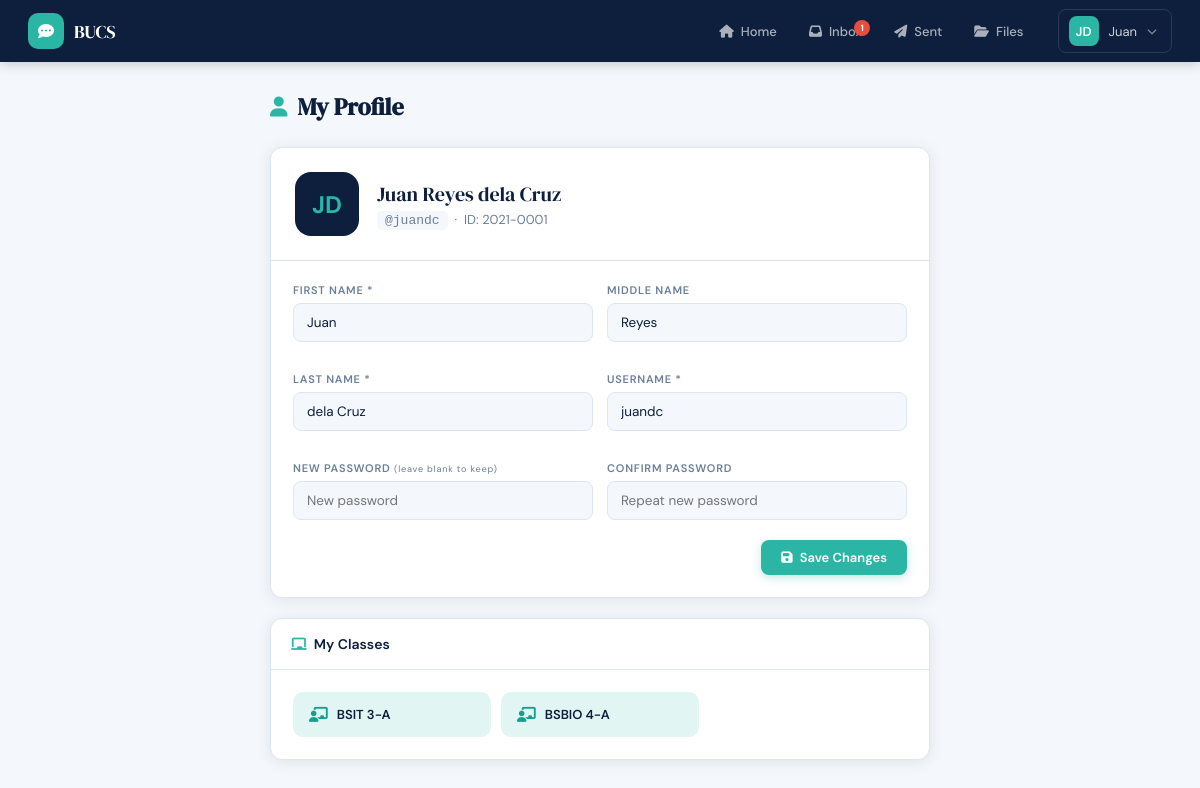
The page /user/profile.php (signed in) on the database its author committed.
### tables this page shows
CREATE TABLE IF NOT EXISTS users (
    id_no       VARCHAR(20) PRIMARY KEY,
    fname       VARCHAR(50)  NOT NULL,
    mname       VARCHAR(50),
    lname       VARCHAR(50)  NOT NULL,
    uname       VARCHAR(50)  NOT NULL UNIQUE,
    pwd         VARCHAR(255) NOT NULL,
    created_at  DATETIME DEFAULT CURRENT_TIMESTAMP
);

CREATE TABLE IF NOT EXISTS classes (
    class_id    INT AUTO_INCREMENT PRIMARY KEY,
    classname   VARCHAR(100) NOT NULL,
    created_at  DATETIME DEFAULT CURRENT_TIMESTAMP
);

### user/profile.php (the view, shortened to what this page needs)
<?php
include 'layout.php';
$db  = getDB();
$uid = $me['id_no'];
$user = $db->query("SELECT * FROM users WHERE id_no='$uid' LIMIT 1")->fetch_assoc();
$classes = $db->query("
    SELECT c.* FROM classes c
    JOIN user_classes uc ON c.class_id = uc.class_id
    WHERE uc.id_no='$uid'");
?>
<div class="page-wrap" style="max-width:700px">
  <div class="page-head">
    <h1><i class="fa fa-user"></i> My Profile</h1>
  </div>
  <div class="card" style="margin-bottom:20px">
    <div style="padding:24px;display:flex;align-items:center;gap:18px;border-bottom:1px solid var(--border);">
      <div style="width:64px;height:64px;background:var(--navy);border-radius:16px;display:grid;place-items:center;font-size:24px;font-weight:700;color:var(--teal);flex-shrink:0;">
        <?= strtoupper(substr($user['fname'],0,1).substr($user['lname'],0,1)) ?>
      </div>
      <div>
        <div style="font-family:'DM Serif Display',serif;font-size:20px;color:var(--navy)">
          <?= htmlspecialchars($user['fname'].' '.$user['mname'].' '.$user['lname']) ?>
        </div>
        <div style="font-size:13px;color:var(--muted);margin-top:3px;">
          <code style="background:var(--bg);padding:2px 8px;border-radius:5px;">@<?= htmlspecialchars($user['uname']) ?></code>
          &nbsp;·&nbsp; ID: <?= htmlspecialchars($user['id_no']) ?>
        </div>
      </div>
    </div>
    <div class="card-body">
      <form method="POST" novalidate>
        <div class="form-2col">
          <div class="form-group">
            <label>First Name *</label>
            <input type="text" name="fname" required value="<?= htmlspecialchars($user['fname']) ?>">
          </div>
          <div class="form-group">
            <label>Middle Name</label>
            <input type="text" name="mname" value="<?= htmlspecialchars($user['mname'] ?? '') ?>">
          </div>
          <div class="form-group">
            <label>Last Name *</label>
            <input type="text" name="lname" required value="<?= htmlspecialchars($user['lname']) ?>">
          </div>
          <div class="form-group">
            <label>Username *</label>
            <input type="text" name="uname" required value="<?= htmlspecialchars($user['uname']) ?>">
          </div>
          <div class="form-group">
            <label>New Password <small style="font-weight:400;text-transform:none">(leave blank to keep)</small></label>
            <input type="password" name="pwd" placeholder="New password">
          </div>
          <div class="form-group">
            <label>Confirm Password</label>
            <input type="password" name="cpwd" placeholder="Repeat new password">
          </div>
        </div>
        <div style="display:flex;justify-content:flex-end;margin-top:4px;">
          <button type="submit" class="btn btn-primary"><i class="fa fa-save"></i> Save Changes</button>
        </div>
      </form>
    </div>
  </div>
  <div class="card">
    <div style="padding:16px 20px;border-bottom:1px solid var(--border);">
      <span style="font-weight:600;color:var(--navy);font-size:14px;"><i class="fa fa-chalkboard" style="color:var(--teal);margin-right:7px"></i>My Classes</span>
    </div>
    <div class="card-body">
      <?php if ($classes->num_rows === 0): ?>
      <p style="color:var(--muted);text-align:center;padding:20px 0;font-size:13px">You are not enrolled in any class.</p>
      <?php else: ?>
      <div style="display:grid;grid-template-columns:repeat(auto-fill,minmax(160px,1fr));gap:10px;">
        <?php while($cl = $classes->fetch_assoc()): ?>
        <div style="background:var(--teal-lt);border-radius:10px;padding:14px 16px;display:flex;align-items:center;gap:9px;">
          <i class="fa fa-chalkboard-user" style="color:var(--teal-dk);font-size:15px"></i>
          <span style="font-size:13px;font-weight:600;color:var(--navy)"><?= htmlspecialchars($cl['classname']) ?></span>
        </div>
        <?php endwhile; ?>
      </div>
      <?php endif; ?>
    </div>
  </div>
</div>
</body></html>

### user/layout.php (style rules this page uses)
*,*::before,*::after { box-sizing:border-box;margin:0;padding:0 }
:root { --navy:#0d1f3c;--blue:#1a3a6b;--teal:#2ab5a5;--teal-dk:#1a9d8e; --teal-lt:#e1f5f3;--text:#0d1f3c;--muted:#6b7f9a; --border:#dde6f0;--bg:#f4f7fb;--white:#fff; --error:#e74c3c;--success:#27ae60;--warn:#f39c12; --nav-h:62px;--radius:12px; --shadow:0 2px 16px rgba(13,31,60,.09); --shadow-lg:0 6px 32px rgba(13,31,60,.14); }
html { font-size:14px; }
body { font-family:'DM Sans',sans-serif;background:var(--bg);color:var(--text);min-height:100vh; }
.page-wrap { max-width:960px;margin:0 auto;padding:28px 20px; }
.page-head { display:flex;align-items:center;justify-content:space-between; margin-bottom:24px;gap:12px;flex-wrap:wrap; }
.page-head h1 { font-family:'DM Serif Display',serif; font-size:24px;color:var(--navy); display:flex;align-items:center;gap:10px; }
.page-head h1 i { color:var(--teal);font-size:20px; }
.card { background:var(--white);border-radius:var(--radius); border:1px solid var(--border);box-shadow:var(--shadow);overflow:hidden; }
.card-body { padding:22px; }
.btn { display:inline-flex;align-items:center;gap:7px; padding:9px 20px;border-radius:8px;border:none; font-family:inherit;font-size:13px;font-weight:600; cursor:pointer;transition:all .15s;text-decoration:none; }
.btn-primary { background:var(--teal);color:#fff;box-shadow:0 3px 10px rgba(42,181,165,.28); }
.form-group { margin-bottom:16px; }
.form-group label { display:block;font-size:11px;font-weight:600; text-transform:uppercase;letter-spacing:.07em; color:var(--muted);margin-bottom:6px; }
.form-group input,.form-group select,.form-group textarea { width:100%;padding:10px 13px; border:1.5px solid var(--border);border-radius:8px; font-family:inherit;font-size:13.5px;color:var(--text); background:var(--bg);outline:none; transition:border-color .15s,background .15s; }
.form-2col { display:grid;grid-template-columns:1fr 1fr;gap:14px; }

### rows shown on the page
users: fname+lname "JD", fname+mname+lname "Juan Reyes dela Cruz", uname "juandc", id_no "2021-0001", fname "Juan", mname "Reyes", lname "dela Cruz"
classes: classname "BSIT 3-A"
classes: classname "BSBIO 4-A"

### other values the page prints
$unread "1"
substr($me['fname'],0,1).substr($me['lname'],0,1) "JD"
$me['fname'] "Juan"
